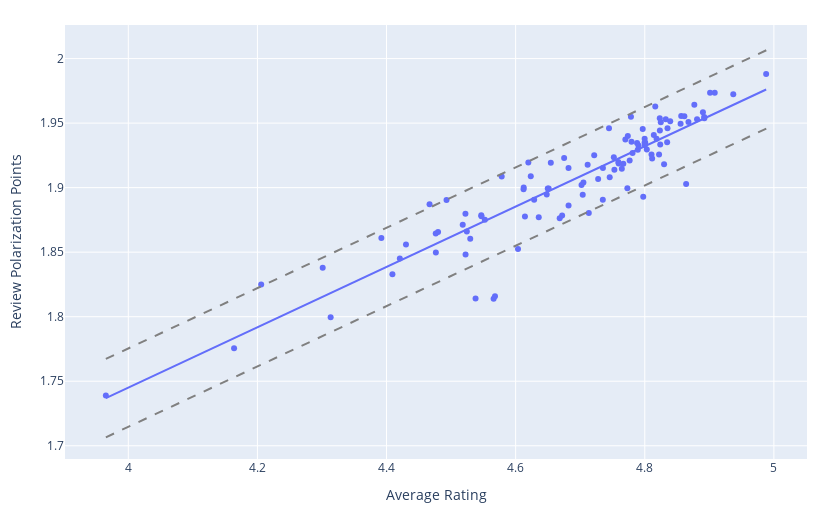

Source (notebook cell):
### Markdown cell above
##### The final plot:

### Code cell
# | label: fig-topics-scatter
# | fig-cap: A scatter plot of category polarization point over the average rating of podcasts tagged in that category. The blue trend line is a linear fit, the grey dashed lines signify the 90% confidence margin of error of point distance from the model.

pol_pos_line = px.line(x=line_er_x, y=positive_line_er_y).data[0]
pol_pos_line.update(line=dict(color="grey", dash="dash"))

pol_neg_line = px.line(x=line_er_x, y=negative_line_er_y).data[0]
pol_neg_line.update(line=dict(color="grey", dash="dash"))

fig_topics_scatter.add_trace(pol_pos_line)
fig_topics_scatter.add_trace(pol_neg_line)

default_plotly_margins(fig_topics_scatter)

fig_topics_scatter.show()

### Figure 1 — Plotly figure (JSON) as saved in the notebook; plotly's stock layout.template omitted (floating-point values rounded to 4 significant figures)
{"data": [{"hovertemplate": "<b>%{hovertext}</b><br><br>Average Rating=%{x}<br>Review Polarization Points=%{y}<extra></extra>", "hovertext": ["arts", "arts-performing-arts", "music", "arts-design", "education", "society-culture", "arts-visual-arts", "leisure", "leisure-hobbies", "arts-books", "technology", "society-culture-personal-journals", "society-culture-relationships", "fiction", "fiction-science-fiction", "arts-food", "education-language-learning", "fiction-drama", "true-crime", "health-fitness", "health-fitness-nutrition", "history", "comedy", "arts-fashion-beauty", "tv-film", "society-culture-places-travel", "comedy-comedy-interviews", "kids-family", "health-fitness-mental-health", "religion-spirituality", "business", "news", "news-business-news", "education-courses", "society-culture-philosophy", "leisure-video-games", "tv-film-film-reviews", "leisure-games", "spirituality", "tv-film-film-history", "business-careers", "business-entrepreneurship", "science", "science-earth-sciences", "comedy-improv", "tv-film-tv-reviews", "health-fitness-sexuality", "news-politics", "leisure-home-garden", "leisure-animation-manga", "fiction-comedy-fiction", "christianity", "government", "sports", "music-music-commentary", "business-marketing", "music-music-interviews", "education-how-to", "science-social-sciences", "society-culture-documentary", "business-management", "news-tech-news", "education-self-improvement", "sports-wilderness", "health-fitness-alternative-health", "health-fitness-medicine", "business-investing", "science-natural-sciences", "science-nature", "tv-film-after-shows", "sports-soccer", "leisure-automotive", "kids-family-pets-animals", "judaism", "religion", "sports-football", "kids-family-parenting", "health-fitness-fitness", "news-entertainment-news", "news-daily-news", "kids-family-stories-for-kids", "tv-film-film-interviews", "music-music-history", "science-life-sciences", "comedy-stand-up", "leisure-aviation", "sports-golf", "business-non-profit", "islam", "news-sports-news", "sports-basketball", "sports-baseball", "sports-fantasy-sports", "kids-family-education-for-kids", "science-astronomy", "science-physics", "sports-running", "sports-wrestling", "buddhism", "sports-swimming", "sports-tennis", "sports-hockey", "sports-volleyball", "sports-rugby", "sports-cricket", "news-news-commentary"], "legendgroup": "", "marker": {"color": "#636efa", "symbol": "circle"}, "mode": "markers", "name": "", "orientation": "v", "showlegend": false, "type": "scatter", "x": [4.728, 4.704, 4.767, 4.811, 4.814, 4.547, 4.822, 4.76, 4.789, 4.682, 4.53, 4.735, 4.467, 4.604, 4.566, 4.781, 4.668, 4.538, 4.164, 4.788, 4.881, 4.522, 4.623, 4.65, 4.518, 4.759, 4.675, 4.746, 4.835, 4.832, 4.839, 4.301, 4.614, 4.764, 4.77, 4.705, 4.752, 4.777, 4.856, 4.672, 4.89, 4.908, 4.524, 4.722, 4.745, 4.552, 4.476, 4.206, 4.824, 4.81, 4.835, 4.823, 4.43, 4.612, 4.823, 4.937, 4.8, 4.801, 4.421, 4.313, 4.868, 4.409, 4.877, 4.8, 4.79, 4.803, 4.682, 4.476, 4.8, 4.392, 4.712, 4.702, 4.855, 4.779, 4.818, 4.651, 4.797, 4.861, 4.654, 3.965, 4.735, 4.774, 4.753, 4.62, 4.816, 4.83, 4.779, 4.901, 4.825, 4.48, 4.612, 4.648, 4.629, 4.713, 4.522, 4.636, 4.892, 4.578, 4.773, 4.892, 4.568, 4.547, 4.864, 4.988, 4.798, 4.493], "xaxis": "x", "y": [1.907, 1.894, 1.918, 1.922, 1.941, 1.878, 1.926, 1.919, 1.929, 1.886, 1.86, 1.915, 1.887, 1.852, 1.814, 1.927, 1.876, 1.814, 1.776, 1.935, 1.953, 1.848, 1.909, 1.899, 1.871, 1.92, 1.923, 1.908, 1.946, 1.953, 1.951, 1.838, 1.878, 1.915, 1.937, 1.904, 1.924, 1.921, 1.956, 1.878, 1.958, 1.973, 1.866, 1.925, 1.946, 1.875, 1.865, 1.825, 1.933, 1.926, 1.935, 1.954, 1.856, 1.899, 1.944, 1.972, 1.938, 1.935, 1.845, 1.8, 1.951, 1.833, 1.964, 1.935, 1.933, 1.93, 1.915, 1.85, 1.933, 1.861, 1.918, 1.902, 1.949, 1.955, 1.938, 1.899, 1.945, 1.955, 1.919, 1.739, 1.891, 1.94, 1.914, 1.919, 1.963, 1.918, 1.936, 1.974, 1.951, 1.866, 1.9, 1.895, 1.891, 1.88, 1.88, 1.877, 1.955, 1.909, 1.899, 1.954, 1.816, 1.879, 1.903, 1.988, 1.893, 1.89], "yaxis": "y"}, {"hovertemplate": "<b>OLS trendline</b><br>pol_points = 0.233787 * avg_rating + 0.809908<br>R<sup>2</sup>=0.832895<br><br>Average Rating=%{x}<br>Review Polarization Points=%{y} <b>(trend)</b><extra></extra>", "legendgroup": "", "marker": {"color": "#636efa", "symbol": "circle"}, "mode": "lines", "name": "", "showlegend": false, "type": "scatter", "x": [3.965, 4.164, 4.206, 4.301, 4.313, 4.392, 4.409, 4.421, 4.43, 4.467, 4.476, 4.476, 4.48, 4.493, 4.518, 4.522, 4.522, 4.524, 4.53, 4.538, 4.547, 4.547, 4.552, 4.566, 4.568, 4.578, 4.604, 4.612, 4.612, 4.614, 4.62, 4.623, 4.629, 4.636, 4.648, 4.65, 4.651, 4.654, 4.668, 4.672, 4.675, 4.682, 4.682, 4.702, 4.704, 4.705, 4.712, 4.713, 4.722, 4.728, 4.735, 4.735, 4.745, 4.746, 4.752, 4.753, 4.759, 4.76, 4.764, 4.767, 4.77, 4.773, 4.774, 4.777, 4.779, 4.779, 4.781, 4.788, 4.789, 4.79, 4.797, 4.798, 4.8, 4.8, 4.8, 4.801, 4.803, 4.81, 4.811, 4.814, 4.816, 4.818, 4.822, 4.823, 4.823, 4.824, 4.825, 4.83, 4.832, 4.835, 4.835, 4.839, 4.855, 4.856, 4.861, 4.864, 4.868, 4.877, 4.881, 4.89, 4.892, 4.892, 4.901, 4.908, 4.937, 4.988], "xaxis": "x", "y": [1.737, 1.783, 1.793, 1.815, 1.818, 1.837, 1.841, 1.843, 1.846, 1.854, 1.856, 1.856, 1.857, 1.86, 1.866, 1.867, 1.867, 1.868, 1.869, 1.871, 1.873, 1.873, 1.874, 1.877, 1.878, 1.88, 1.886, 1.888, 1.888, 1.889, 1.89, 1.891, 1.892, 1.894, 1.897, 1.897, 1.897, 1.898, 1.901, 1.902, 1.903, 1.904, 1.904, 1.909, 1.91, 1.91, 1.911, 1.912, 1.914, 1.915, 1.917, 1.917, 1.919, 1.919, 1.921, 1.921, 1.923, 1.923, 1.924, 1.924, 1.925, 1.926, 1.926, 1.927, 1.927, 1.927, 1.928, 1.929, 1.93, 1.93, 1.931, 1.932, 1.932, 1.932, 1.932, 1.932, 1.933, 1.935, 1.935, 1.935, 1.936, 1.936, 1.937, 1.938, 1.938, 1.938, 1.938, 1.939, 1.94, 1.94, 1.94, 1.941, 1.945, 1.945, 1.946, 1.947, 1.948, 1.95, 1.951, 1.953, 1.954, 1.954, 1.956, 1.957, 1.964, 1.976], "yaxis": "y"}, {"hovertemplate": "x=%{x}<br>y=%{y}<extra></extra>", "legendgroup": "", "line": {"color": "grey", "dash": "dash"}, "marker": {"symbol": "circle"}, "mode": "lines", "name": "", "orientation": "v", "showlegend": false, "type": "scatter", "x": [3.965, 3.976, 3.986, 3.997, 4.007, 4.017, 4.028, 4.038, 4.049, 4.059, 4.07, 4.08, 4.091, 4.101, 4.112, 4.122, 4.132, 4.143, 4.153, 4.164, 4.174, 4.185, 4.195, 4.206, 4.216, 4.227, 4.237, 4.247, 4.258, 4.268, 4.279, 4.289, 4.3, 4.31, 4.321, 4.331, 4.341, 4.352, 4.362, 4.373, 4.383, 4.394, 4.404, 4.415, 4.425, 4.436, 4.446, 4.456, 4.467, 4.477, 4.488, 4.498, 4.509, 4.519, 4.53, 4.54, 4.551, 4.561, 4.571, 4.582, 4.592, 4.603, 4.613, 4.624, 4.634, 4.645, 4.655, 4.666, 4.676, 4.686, 4.697, 4.707, 4.718, 4.728, 4.739, 4.749, 4.76, 4.77, 4.78, 4.791, 4.801, 4.812, 4.822, 4.833, 4.843, 4.854, 4.864, 4.875, 4.885, 4.895, 4.906, 4.916, 4.927, 4.937, 4.948, 4.958, 4.969, 4.979, 4.99, 5], "xaxis": "x", "y": [1.767, 1.77, 1.772, 1.775, 1.777, 1.78, 1.782, 1.784, 1.787, 1.789, 1.792, 1.794, 1.797, 1.799, 1.801, 1.804, 1.806, 1.809, 1.811, 1.814, 1.816, 1.819, 1.821, 1.823, 1.826, 1.828, 1.831, 1.833, 1.836, 1.838, 1.841, 1.843, 1.845, 1.848, 1.85, 1.853, 1.855, 1.858, 1.86, 1.863, 1.865, 1.867, 1.87, 1.872, 1.875, 1.877, 1.88, 1.882, 1.885, 1.887, 1.889, 1.892, 1.894, 1.897, 1.899, 1.902, 1.904, 1.907, 1.909, 1.911, 1.914, 1.916, 1.919, 1.921, 1.924, 1.926, 1.929, 1.931, 1.933, 1.936, 1.938, 1.941, 1.943, 1.946, 1.948, 1.951, 1.953, 1.955, 1.958, 1.96, 1.963, 1.965, 1.968, 1.97, 1.973, 1.975, 1.977, 1.98, 1.982, 1.985, 1.987, 1.99, 1.992, 1.995, 1.997, 1.999, 2.002, 2.004, 2.007, 2.009], "yaxis": "y"}, {"hovertemplate": "x=%{x}<br>y=%{y}<extra></extra>", "legendgroup": "", "line": {"color": "grey", "dash": "dash"}, "marker": {"symbol": "circle"}, "mode": "lines", "name": "", "orientation": "v", "showlegend": false, "type": "scatter", "x": [3.965, 3.976, 3.986, 3.997, 4.007, 4.017, 4.028, 4.038, 4.049, 4.059, 4.07, 4.08, 4.091, 4.101, 4.112, 4.122, 4.132, 4.143, 4.153, 4.164, 4.174, 4.185, 4.195, 4.206, 4.216, 4.227, 4.237, 4.247, 4.258, 4.268, 4.279, 4.289, 4.3, 4.31, 4.321, 4.331, 4.341, 4.352, 4.362, 4.373, 4.383, 4.394, 4.404, 4.415, 4.425, 4.436, 4.446, 4.456, 4.467, 4.477, 4.488, 4.498, 4.509, 4.519, 4.53, 4.54, 4.551, 4.561, 4.571, 4.582, 4.592, 4.603, 4.613, 4.624, 4.634, 4.645, 4.655, 4.666, 4.676, 4.686, 4.697, 4.707, 4.718, 4.728, 4.739, 4.749, 4.76, 4.77, 4.78, 4.791, 4.801, 4.812, 4.822, 4.833, 4.843, 4.854, 4.864, 4.875, 4.885, 4.895, 4.906, 4.916, 4.927, 4.937, 4.948, 4.958, 4.969, 4.979, 4.99, 5], "xaxis": "x", "y": [1.707, 1.709, 1.711, 1.714, 1.716, 1.719, 1.721, 1.724, 1.726, 1.729, 1.731, 1.733, 1.736, 1.738, 1.741, 1.743, 1.746, 1.748, 1.751, 1.753, 1.755, 1.758, 1.76, 1.763, 1.765, 1.768, 1.77, 1.773, 1.775, 1.777, 1.78, 1.782, 1.785, 1.787, 1.79, 1.792, 1.795, 1.797, 1.799, 1.802, 1.804, 1.807, 1.809, 1.812, 1.814, 1.817, 1.819, 1.821, 1.824, 1.826, 1.829, 1.831, 1.834, 1.836, 1.839, 1.841, 1.843, 1.846, 1.848, 1.851, 1.853, 1.856, 1.858, 1.861, 1.863, 1.865, 1.868, 1.87, 1.873, 1.875, 1.878, 1.88, 1.882, 1.885, 1.887, 1.89, 1.892, 1.895, 1.897, 1.9, 1.902, 1.904, 1.907, 1.909, 1.912, 1.914, 1.917, 1.919, 1.922, 1.924, 1.926, 1.929, 1.931, 1.934, 1.936, 1.939, 1.941, 1.944, 1.946, 1.948], "yaxis": "y"}], "layout": {"height": 511.2, "legend": {"tracegroupgap": 0}, "margin": {"b": 30, "l": 65, "r": 10, "t": 25}, "width": 817.9, "xaxis": {"anchor": "y", "domain": [0, 1], "title": {"text": "Average Rating"}}, "yaxis": {"anchor": "x", "domain": [0, 1], "title": {"text": "Review Polarization Points"}}}}
